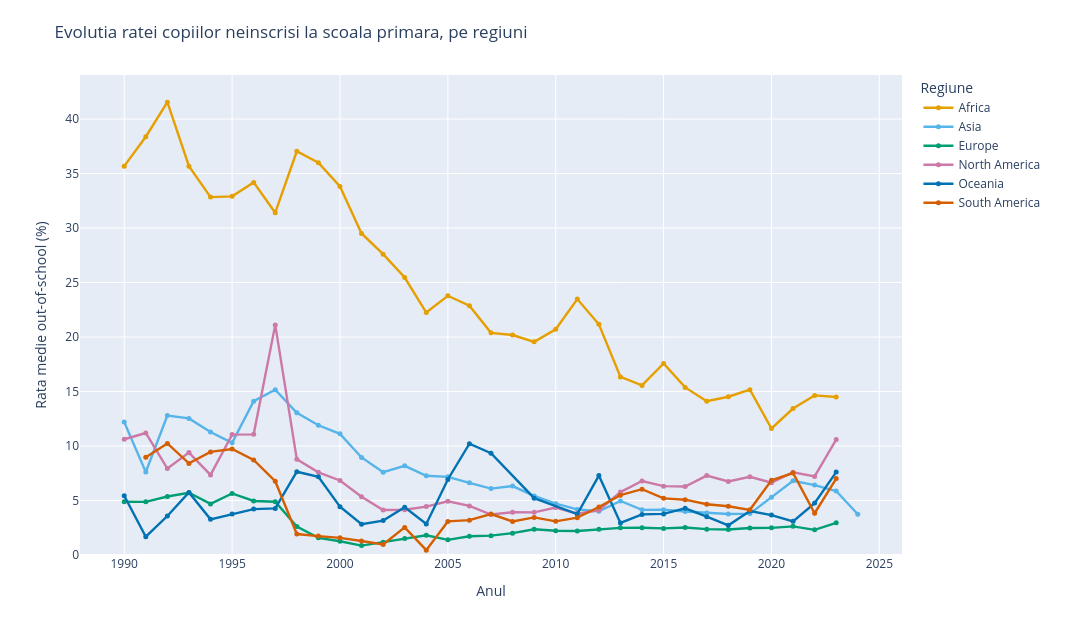

Notebook code cell kept with this figure:
### Markdown cell above
#### Grafic 5 - Se imbunatateste situatia? Evolutie in timp

### Code cell
region_time = (
    df.dropna(subset=['oos_rate', 'region'])
    .groupby(['region', 'Year'])
    .agg(oos_mean=('oos_rate', 'mean'), nr_tari=('Entity', 'nunique'))
    .reset_index()
)
region_time = region_time[region_time['nr_tari'] >= 3]

fig = px.line(
    region_time,
    x='Year', y='oos_mean',
    color='region',
    color_discrete_map=REGION_COLORS,
    markers=True,
    hover_data={'nr_tari': True, 'region': False},
    labels={
        'oos_mean':  'Rata medie out-of-school (%)',
        'Year':      'Anul',
        'region':    'Regiune',
        'nr_tari':   'Nr. tari',
    },
    title='Evolutia ratei copiilor neinscrisi la scoala primara, pe regiuni'
)
fig.update_traces(marker=dict(size=5), line=dict(width=2.4))

fig.update_layout(
    width=1120, height=620,
    legend=dict(title='Regiune', x=1.02, y=1, xanchor='left'),
    xaxis=dict(fixedrange=True),
    yaxis=dict(rangemode='tozero', fixedrange=True),
    dragmode=False,
    margin=dict(l=80, r=190, t=75, b=65)
)
fig.show(config=PLOTLY_CONFIG)

### Figure 1 — Plotly figure (JSON) as saved in the notebook; plotly's stock layout.template omitted (floating-point values rounded to 4 significant figures)
{"data": [{"customdata": [[21, "Africa"], [18, "Africa"], [16, "Africa"], [15, "Africa"], [24, "Africa"], [20, "Africa"], [19, "Africa"], [14, "Africa"], [21, "Africa"], [34, "Africa"], [32, "Africa"], [29, "Africa"], [32, "Africa"], [32, "Africa"], [29, "Africa"], [31, "Africa"], [29, "Africa"], [28, "Africa"], [31, "Africa"], [32, "Africa"], [31, "Africa"], [32, "Africa"], [34, "Africa"], [28, "Africa"], [31, "Africa"], [30, "Africa"], [29, "Africa"], [34, "Africa"], [31, "Africa"], [29, "Africa"], [23, "Africa"], [28, "Africa"], [21, "Africa"], [23, "Africa"]], "hovertemplate": "Anul=%{x}<br>Rata medie out-of-school (%)=%{y}<br>Nr. tari=%{customdata[0]}<extra></extra>", "legendgroup": "Africa", "line": {"color": "#E69F00", "dash": "solid", "width": 2.4}, "marker": {"size": 5, "symbol": "circle"}, "mode": "lines+markers", "name": "Africa", "orientation": "v", "showlegend": true, "type": "scatter", "x": [1990, 1991, 1992, 1993, 1994, 1995, 1996, 1997, 1998, 1999, 2000, 2001, 2002, 2003, 2004, 2005, 2006, 2007, 2008, 2009, 2010, 2011, 2012, 2013, 2014, 2015, 2016, 2017, 2018, 2019, 2020, 2021, 2022, 2023], "xaxis": "x", "y": [35.68, 38.38, 41.55, 35.68, 32.84, 32.91, 34.19, 31.41, 37.04, 36.0, 33.82, 29.5, 27.6, 25.46, 22.25, 23.78, 22.88, 20.39, 20.18, 19.56, 20.72, 23.48, 21.17, 16.34, 15.56, 17.58, 15.38, 14.1, 14.52, 15.17, 11.61, 13.44, 14.64, 14.5], "yaxis": "y"}, {"customdata": [[15, "Asia"], [11, "Asia"], [16, "Asia"], [13, "Asia"], [15, "Asia"], [12, "Asia"], [15, "Asia"], [16, "Asia"], [16, "Asia"], [24, "Asia"], [25, "Asia"], [24, "Asia"], [27, "Asia"], [29, "Asia"], [26, "Asia"], [28, "Asia"], [30, "Asia"], [28, "Asia"], [29, "Asia"], [29, "Asia"], [28, "Asia"], [31, "Asia"], [32, "Asia"], [33, "Asia"], [32, "Asia"], [32, "Asia"], [35, "Asia"], [36, "Asia"], [34, "Asia"], [33, "Asia"], [35, "Asia"], [34, "Asia"], [37, "Asia"], [26, "Asia"], [6, "Asia"]], "hovertemplate": "Anul=%{x}<br>Rata medie out-of-school (%)=%{y}<br>Nr. tari=%{customdata[0]}<extra></extra>", "legendgroup": "Asia", "line": {"color": "#56B4E9", "dash": "solid", "width": 2.4}, "marker": {"size": 5, "symbol": "circle"}, "mode": "lines+markers", "name": "Asia", "orientation": "v", "showlegend": true, "type": "scatter", "x": [1990, 1991, 1992, 1993, 1994, 1995, 1996, 1997, 1998, 1999, 2000, 2001, 2002, 2003, 2004, 2005, 2006, 2007, 2008, 2009, 2010, 2011, 2012, 2013, 2014, 2015, 2016, 2017, 2018, 2019, 2020, 2021, 2022, 2023, 2024], "xaxis": "x", "y": [12.19, 7.62, 12.8, 12.53, 11.29, 10.29, 14.12, 15.17, 13.05, 11.9, 11.12, 8.95, 7.592, 8.182, 7.271, 7.169, 6.622, 6.091, 6.325, 5.419, 4.713, 4.183, 4.015, 4.957, 4.145, 4.152, 3.988, 3.844, 3.763, 3.8, 5.296, 6.81, 6.414, 5.87, 3.737], "yaxis": "y"}, {"customdata": [[12, "Europe"], [13, "Europe"], [12, "Europe"], [13, "Europe"], [17, "Europe"], [19, "Europe"], [19, "Europe"], [15, "Europe"], [15, "Europe"], [29, "Europe"], [27, "Europe"], [28, "Europe"], [28, "Europe"], [29, "Europe"], [28, "Europe"], [29, "Europe"], [30, "Europe"], [31, "Europe"], [33, "Europe"], [32, "Europe"], [33, "Europe"], [33, "Europe"], [36, "Europe"], [35, "Europe"], [37, "Europe"], [39, "Europe"], [37, "Europe"], [40, "Europe"], [40, "Europe"], [41, "Europe"], [42, "Europe"], [41, "Europe"], [39, "Europe"], [25, "Europe"]], "hovertemplate": "Anul=%{x}<br>Rata medie out-of-school (%)=%{y}<br>Nr. tari=%{customdata[0]}<extra></extra>", "legendgroup": "Europe", "line": {"color": "#009E73", "dash": "solid", "width": 2.4}, "marker": {"size": 5, "symbol": "circle"}, "mode": "lines+markers", "name": "Europe", "orientation": "v", "showlegend": true, "type": "scatter", "x": [1990, 1991, 1992, 1993, 1994, 1995, 1996, 1997, 1998, 1999, 2000, 2001, 2002, 2003, 2004, 2005, 2006, 2007, 2008, 2009, 2010, 2011, 2012, 2013, 2014, 2015, 2016, 2017, 2018, 2019, 2020, 2021, 2022, 2023], "xaxis": "x", "y": [4.885, 4.876, 5.367, 5.715, 4.688, 5.645, 4.956, 4.884, 2.608, 1.572, 1.26, 0.8629, 1.181, 1.51, 1.816, 1.388, 1.714, 1.777, 2.002, 2.368, 2.223, 2.204, 2.367, 2.493, 2.503, 2.443, 2.524, 2.37, 2.338, 2.477, 2.491, 2.628, 2.307, 2.948], "yaxis": "y"}, {"customdata": [[9, "North America"], [7, "North America"], [8, "North America"], [8, "North America"], [6, "North America"], [4, "North America"], [5, "North America"], [4, "North America"], [3, "North America"], [13, "North America"], [16, "North America"], [13, "North America"], [14, "North America"], [13, "North America"], [17, "North America"], [19, "North America"], [13, "North America"], [17, "North America"], [18, "North America"], [14, "North America"], [14, "North America"], [16, "North America"], [16, "North America"], [16, "North America"], [18, "North America"], [19, "North America"], [17, "North America"], [17, "North America"], [16, "North America"], [16, "North America"], [16, "North America"], [17, "North America"], [15, "North America"], [19, "North America"]], "hovertemplate": "Anul=%{x}<br>Rata medie out-of-school (%)=%{y}<br>Nr. tari=%{customdata[0]}<extra></extra>", "legendgroup": "North America", "line": {"color": "#CC79A7", "dash": "solid", "width": 2.4}, "marker": {"size": 5, "symbol": "circle"}, "mode": "lines+markers", "name": "North America", "orientation": "v", "showlegend": true, "type": "scatter", "x": [1990, 1991, 1992, 1993, 1994, 1995, 1996, 1997, 1998, 1999, 2000, 2001, 2002, 2003, 2004, 2005, 2006, 2007, 2008, 2009, 2010, 2011, 2012, 2013, 2014, 2015, 2016, 2017, 2018, 2019, 2020, 2021, 2022, 2023], "xaxis": "x", "y": [10.62, 11.19, 7.935, 9.4, 7.35, 11.05, 11.07, 21.11, 8.775, 7.581, 6.839, 5.35, 4.126, 4.157, 4.441, 4.93, 4.507, 3.712, 3.927, 3.914, 4.358, 3.785, 4.103, 5.773, 6.786, 6.317, 6.289, 7.289, 6.748, 7.173, 6.638, 7.594, 7.213, 10.59], "yaxis": "y"}, {"customdata": [[3, "Oceania"], [3, "Oceania"], [4, "Oceania"], [3, "Oceania"], [6, "Oceania"], [4, "Oceania"], [4, "Oceania"], [4, "Oceania"], [5, "Oceania"], [5, "Oceania"], [5, "Oceania"], [4, "Oceania"], [4, "Oceania"], [3, "Oceania"], [4, "Oceania"], [4, "Oceania"], [3, "Oceania"], [5, "Oceania"], [3, "Oceania"], [4, "Oceania"], [5, "Oceania"], [6, "Oceania"], [10, "Oceania"], [11, "Oceania"], [10, "Oceania"], [5, "Oceania"], [8, "Oceania"], [10, "Oceania"], [12, "Oceania"], [9, "Oceania"], [11, "Oceania"], [11, "Oceania"]], "hovertemplate": "Anul=%{x}<br>Rata medie out-of-school (%)=%{y}<br>Nr. tari=%{customdata[0]}<extra></extra>", "legendgroup": "Oceania", "line": {"color": "#0072B2", "dash": "solid", "width": 2.4}, "marker": {"size": 5, "symbol": "circle"}, "mode": "lines+markers", "name": "Oceania", "orientation": "v", "showlegend": true, "type": "scatter", "x": [1990, 1991, 1992, 1993, 1994, 1995, 1996, 1997, 1998, 1999, 2000, 2001, 2002, 2003, 2004, 2005, 2006, 2007, 2009, 2011, 2012, 2013, 2014, 2015, 2016, 2017, 2018, 2019, 2020, 2021, 2022, 2023], "xaxis": "x", "y": [5.437, 1.678, 3.576, 5.741, 3.274, 3.768, 4.212, 4.276, 7.64, 7.173, 4.429, 2.823, 3.16, 4.384, 2.85, 6.931, 10.21, 9.339, 5.213, 3.758, 7.288, 2.944, 3.726, 3.77, 4.285, 3.521, 2.721, 4.039, 3.663, 3.089, 4.761, 7.608], "yaxis": "y"}, {"customdata": [[5, "South America"], [4, "South America"], [5, "South America"], [4, "South America"], [6, "South America"], [6, "South America"], [4, "South America"], [5, "South America"], [7, "South America"], [6, "South America"], [6, "South America"], [6, "South America"], [6, "South America"], [5, "South America"], [8, "South America"], [8, "South America"], [9, "South America"], [10, "South America"], [10, "South America"], [10, "South America"], [10, "South America"], [10, "South America"], [7, "South America"], [7, "South America"], [8, "South America"], [10, "South America"], [9, "South America"], [9, "South America"], [9, "South America"], [10, "South America"], [10, "South America"], [8, "South America"], [6, "South America"]], "hovertemplate": "Anul=%{x}<br>Rata medie out-of-school (%)=%{y}<br>Nr. tari=%{customdata[0]}<extra></extra>", "legendgroup": "South America", "line": {"color": "#D55E00", "dash": "solid", "width": 2.4}, "marker": {"size": 5, "symbol": "circle"}, "mode": "lines+markers", "name": "South America", "orientation": "v", "showlegend": true, "type": "scatter", "x": [1991, 1992, 1993, 1994, 1995, 1996, 1997, 1998, 1999, 2000, 2001, 2002, 2003, 2004, 2005, 2006, 2007, 2008, 2009, 2010, 2011, 2012, 2013, 2014, 2015, 2016, 2017, 2018, 2019, 2020, 2021, 2022, 2023], "xaxis": "x", "y": [8.976, 10.24, 8.407, 9.457, 9.729, 8.717, 6.769, 1.926, 1.736, 1.572, 1.29, 0.9675, 2.533, 0.4439, 3.082, 3.195, 3.758, 3.08, 3.447, 3.088, 3.426, 4.406, 5.491, 6.036, 5.197, 5.074, 4.653, 4.467, 4.144, 6.852, 7.519, 3.83, 7.011], "yaxis": "y"}], "layout": {"dragmode": false, "height": 620, "legend": {"title": {"text": "Regiune"}, "tracegroupgap": 0, "x": 1.02, "xanchor": "left", "y": 1}, "margin": {"b": 65, "l": 80, "r": 190, "t": 75}, "title": {"text": "Evolutia ratei copiilor neinscrisi la scoala primara, pe regiuni"}, "width": 1120, "xaxis": {"anchor": "y", "domain": [0, 1], "fixedrange": true, "title": {"text": "Anul"}}, "yaxis": {"anchor": "x", "domain": [0, 1], "fixedrange": true, "rangemode": "tozero", "title": {"text": "Rata medie out-of-school (%)"}}}}
